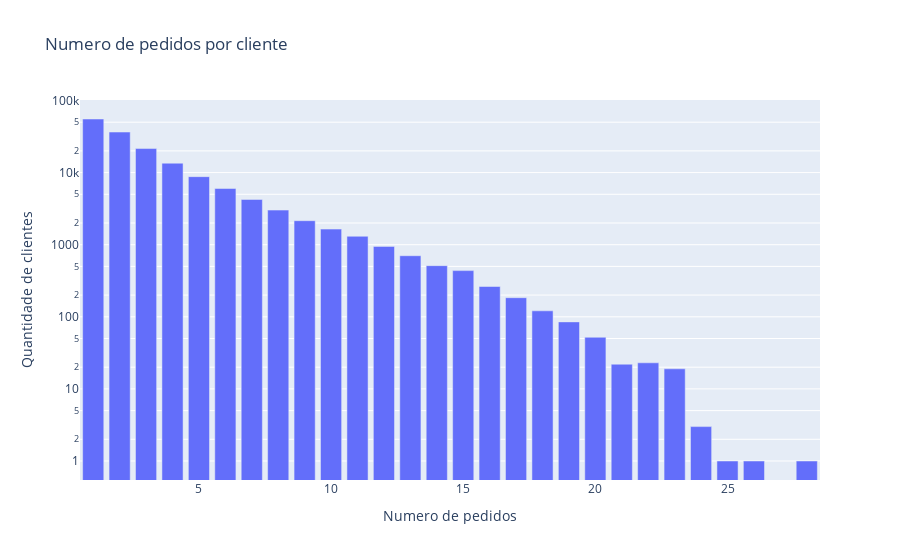

The notebook cell saved with this chart:
### Code cell
# Distribuicao do numero de pedidos por cliente
order_per_client = (
    df_orders.groupby("user_id")["order_id"]
    .count()
    .value_counts()
    .sort_index()
)
order_per_client_df = order_per_client.reset_index()
order_per_client_df.columns = ["orders_count", "clients_count"]
fig = px.bar(
    order_per_client_df,
    x="orders_count",
    y="clients_count",
    title="Numero de pedidos por cliente",
    labels={
        "orders_count": "Numero de pedidos",
        "clients_count": "Quantidade de clientes",
    },
    log_y=True,
)
fig.show()

### Figure 1 — Plotly figure (JSON) as saved in the notebook; plotly's stock layout.template omitted (floating-point values rounded to 4 significant figures)
{"data": [{"hovertemplate": "Numero de pedidos=%{x}<br>Quantidade de clientes=%{y}<extra></extra>", "legendgroup": "", "marker": {"color": "#636efa", "pattern": {"shape": ""}}, "name": "", "orientation": "v", "showlegend": false, "textposition": "auto", "type": "bar", "x": [1, 2, 3, 4, 5, 6, 7, 8, 9, 10, 11, 12, 13, 14, 15, 16, 17, 18, 19, 20, 21, 22, 23, 24, 25, 26, 28], "xaxis": "x", "y": [55357, 36508, 21547, 13498, 8777, 6012, 4240, 3019, 2152, 1645, 1308, 947, 703, 512, 437, 263, 184, 121, 85, 52, 22, 23, 19, 3, 1, 1, 1], "yaxis": "y"}], "layout": {"barmode": "relative", "legend": {"tracegroupgap": 0}, "title": {"text": "Numero de pedidos por cliente"}, "xaxis": {"anchor": "y", "domain": [0, 1], "title": {"text": "Numero de pedidos"}}, "yaxis": {"anchor": "x", "domain": [0, 1], "title": {"text": "Quantidade de clientes"}, "type": "log"}}}
